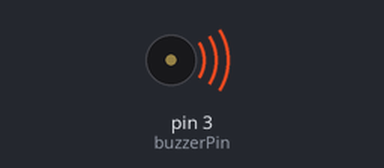
Simulated run of this sketch. Board: Arduino Uno, built with avr-gcc and run on an emulated ATmega328P. On the bench: buzzer (waves = sounding).

Above: at 0.8 s.
At 29.2 s:
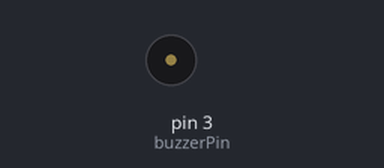
Timing chart, 0 to 35.0 s (numbered marks = the images above):
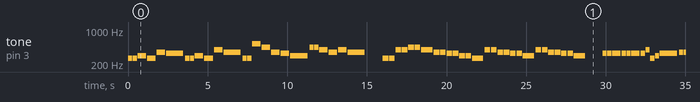

The sketch:

Passive_Buzzer_Melodies.ino
```cpp
const int buzzerPin = 3;

// ─── NOTE FREQUENCIES ───────────────────────────────
#define C4  262
#define D4  294
#define E4  330
#define F4  349
#define G4  392
#define A4  440
#define B4  494
#define C5  523
#define D5  587
#define E5  659
#define G5  784
#define REST 0

// ─── MELODY 1: Happy Birthday ───────────────────────
int hbNotes[] = {
  C4,C4,D4,C4,F4,E4,
  C4,C4,D4,C4,G4,F4,
  C4,C4,C5,A4,F4,E4,D4,
  A4,A4,G4,F4,G4,F4
};
int hbDur[] = {
  300,300,600,600,600,1200,
  300,300,600,600,600,1200,
  300,300,600,600,600,600,1200,
  300,300,600,600,600,1200
};
int hbLen = 25;

// ─── MELODY 2: Twinkle Twinkle ──────────────────────
int twNotes[] = {
  C4,C4,G4,G4,A4,A4,G4,
  F4,F4,E4,E4,D4,D4,C4,
  G4,G4,F4,F4,E4,E4,D4,
  G4,G4,F4,F4,E4,E4,D4
};
int twDur[] = {
  400,400,400,400,400,400,800,
  400,400,400,400,400,400,800,
  400,400,400,400,400,400,800,
  400,400,400,400,400,400,800
};
int twLen = 28;

// ─── MELODY 3: Jingle Bells (chorus) ────────────────
int jbNotes[] = {
  E4,E4,E4,
  E4,E4,E4,
  E4,G4,C4,D4,E4,
  F4,F4,F4,F4,F4,E4,E4,E4,E4,D4,D4,E4,D4,G4
};
int jbDur[] = {
  300,300,600,
  300,300,600,
  300,300,300,300,1200,
  300,300,300,300,600,300,300,150,150,300,300,300,300,600
};
int jbLen = 25;

// ─── MELODY 4: Ode to Joy ────────────────────────────
int ojNotes[] = {
  E4,E4,F4,G4,G4,F4,E4,D4,
  C4,C4,D4,E4,E4,D4,D4,
  E4,E4,F4,G4,G4,F4,E4,D4,
  C4,C4,D4,E4,D4,C4,C4
};
int ojDur[] = {
  400,400,400,400,400,400,400,400,
  400,400,400,400,600,200,800,
  400,400,400,400,400,400,400,400,
  400,400,400,400,600,200,800
};
int ojLen = 30;

// ─── PLAY FUNCTION ───────────────────────────────────
void playMelody(int notes[], int durations[], int length) {
  for (int i = 0; i < length; i++) {
    if (notes[i] == REST) {
      noTone(buzzerPin);
    } else {
      tone(buzzerPin, notes[i], durations[i] * 0.9);
    }
    delay(durations[i]);
  }
  noTone(buzzerPin);
}

// ─── SETUP & LOOP ────────────────────────────────────
void setup() {
  pinMode(buzzerPin, OUTPUT);
}

void loop() {
  playMelody(hbNotes,  hbDur,  hbLen);   // Happy Birthday
  delay(1000);

  playMelody(twNotes,  twDur,  twLen);   // Twinkle Twinkle
  delay(1000);

  playMelody(jbNotes,  jbDur,  jbLen);   // Jingle Bells
  delay(1000);

  playMelody(ojNotes,  ojDur,  ojLen);   // Ode to Joy
  delay(1000);
}
```

Measured:
- by itself, tone on pin 3 (buzzerPin): plays 262 Hz for 0.27 s, 262 Hz for 0.27 s, 294 Hz for 0.54 s, 262 Hz for 0.54 s, 349 Hz for 0.54 s, 330 Hz for 1.1 s … (255 notes in this stretch)
